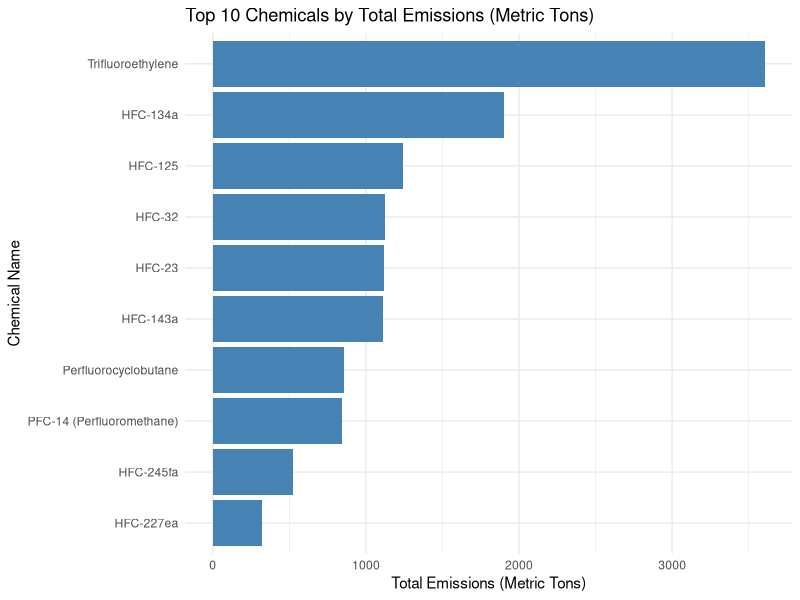
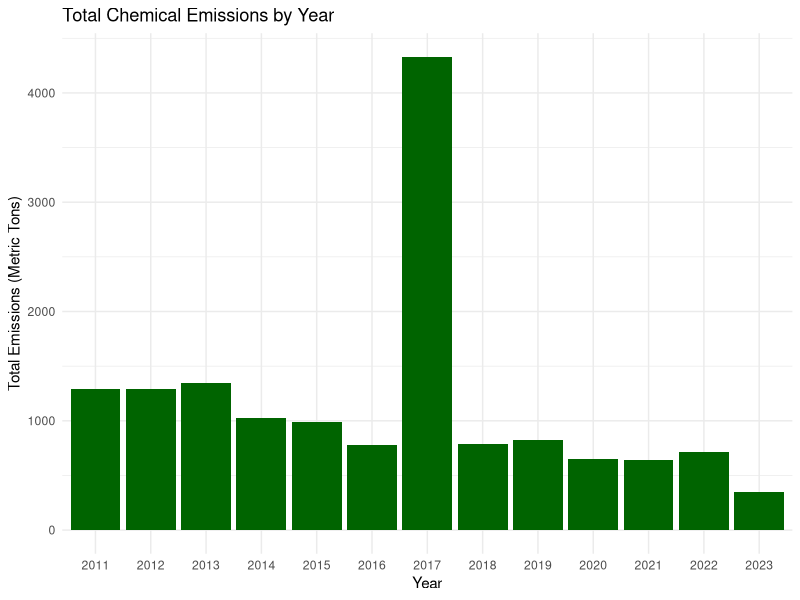
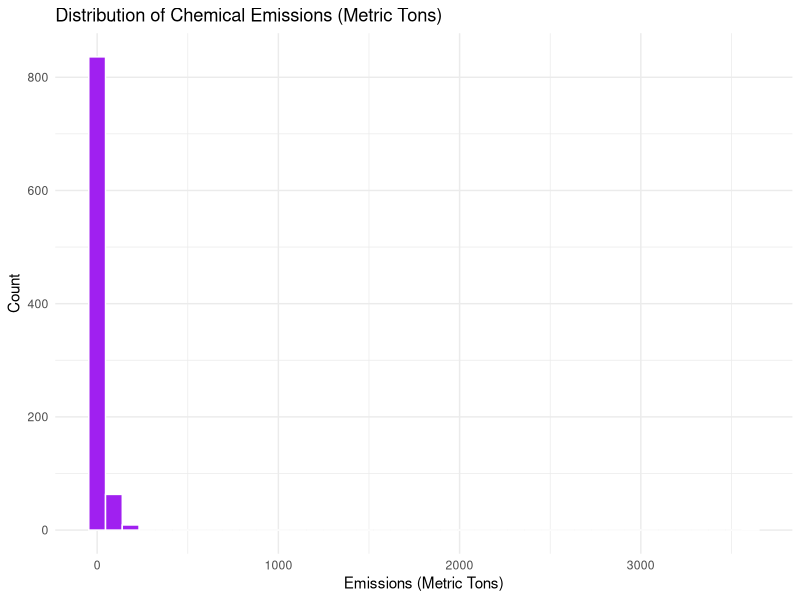
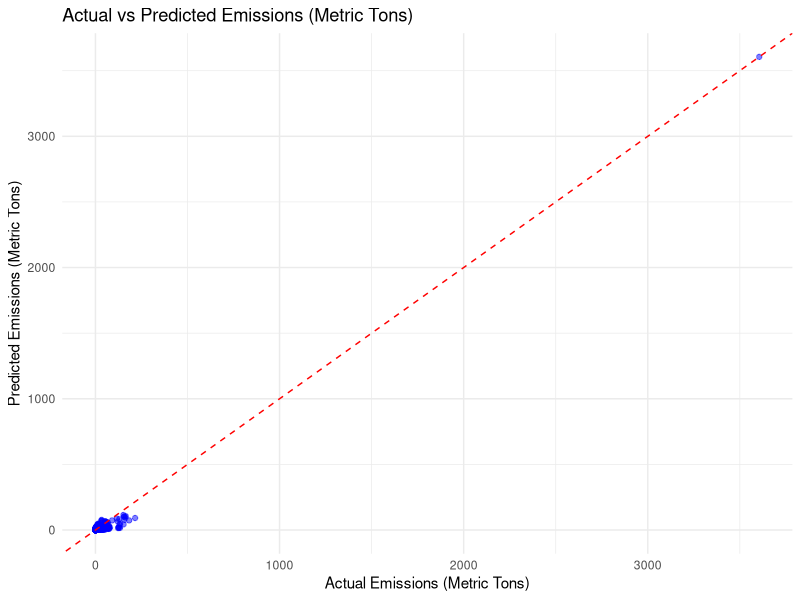

The R script that drew these images, in order:
## ---- chunk 1
#| label: setup
#| message: false
library(readxl)
library(dplyr)
library(ggplot2)
## ---- chunk 2
raw_chem_data <- read_excel("l_o_freq_request_data.xlsx", sheet = "Emissions from P&T Proc by Chem")
head(raw_chem_data, 5)
colnames(raw_chem_data)

## ---- chunk 3
chem_data <- raw_chem_data %>%
  filter(!is.na(`Fluorinated GHG Name`), !is.na(`Fluorinated GHG Emissions (metric tons)`)) %>%
  rename(
    year = `Reporting Year`,
    facility_id = `Facility ID`,
    facility_name = `Facility Name`,
    chemical_name = `Fluorinated GHG Name`,
    chemical_formula = `Chemical Formula`,
    emissions_mt = `Fluorinated GHG Emissions (metric tons)`
  )
head(chem_data, 5)
summary(chem_data$emissions_mt)

## ---- chunk 4
# Summary statistics
summary(chem_data$emissions_mt)

# Top 10 chemicals by total emissions (metric tons)
top_chemicals <- chem_data %>%
  group_by(chemical_name) %>%
  summarize(total_mt = sum(emissions_mt, na.rm = TRUE)) %>%
  arrange(desc(total_mt)) %>%
  slice(1:10)

top_chemicals

# Bar plot: Top 10 chemicals by total emissions
ggplot(top_chemicals, aes(x = reorder(chemical_name, total_mt), y = total_mt)) +
  geom_col(fill = "steelblue") +
  coord_flip() +
  labs(title = "Top 10 Chemicals by Total Emissions (Metric Tons)",
       x = "Chemical Name", y = "Total Emissions (Metric Tons)") +
  theme_minimal()

## ---- chunk 5
yearly_trend <- chem_data %>%
  group_by(year) %>%
  summarize(total_emissions = sum(emissions_mt, na.rm = TRUE))

ggplot(yearly_trend, aes(x = as.factor(year), y = total_emissions)) +
  geom_col(fill = "darkgreen") +
  labs(title = "Total Chemical Emissions by Year",
       x = "Year", y = "Total Emissions (Metric Tons)") +
  theme_minimal()

## ---- chunk 6
ggplot(chem_data, aes(x = emissions_mt)) +
  geom_histogram(bins = 40, fill = "purple", color = "white") +
  labs(title = "Distribution of Chemical Emissions (Metric Tons)",
       x = "Emissions (Metric Tons)", y = "Count") +
  theme_minimal()

## ---- chunk 7
# Ensure predictors are factors
chem_data$chemical_name <- as.factor(chem_data$chemical_name)
chem_data$facility_name <- as.factor(chem_data$facility_name)
chem_data$year <- as.factor(chem_data$year)

# Log-transform emissions (handle skewness)
chem_data$log_emissions <- log1p(chem_data$emissions_mt)

# Fit the model
model <- lm(log_emissions ~ chemical_name + facility_name + year, data = chem_data)
summary(model)

## ---- chunk 8
chem_data$predicted_log <- predict(model, newdata = chem_data)
chem_data$predicted_mt <- expm1(chem_data$predicted_log)
rmse <- sqrt(mean((chem_data$emissions_mt - chem_data$predicted_mt)^2, na.rm = TRUE))
cat("RMSE:", rmse, "\n")

ggplot(chem_data, aes(x = emissions_mt, y = predicted_mt)) +
  geom_point(alpha = 0.5, color = "blue") +
  geom_abline(slope = 1, intercept = 0, color = "red", linetype = "dashed") +
  labs(title = "Actual vs Predicted Emissions (Metric Tons)",
       x = "Actual Emissions (Metric Tons)",
       y = "Predicted Emissions (Metric Tons)") +
  theme_minimal()

## ---- chunk 9
# Coefficients table
coef(summary(model))

# Check most influential chemicals/facilities
sort(abs(coef(model)), decreasing = TRUE)[1:10]

